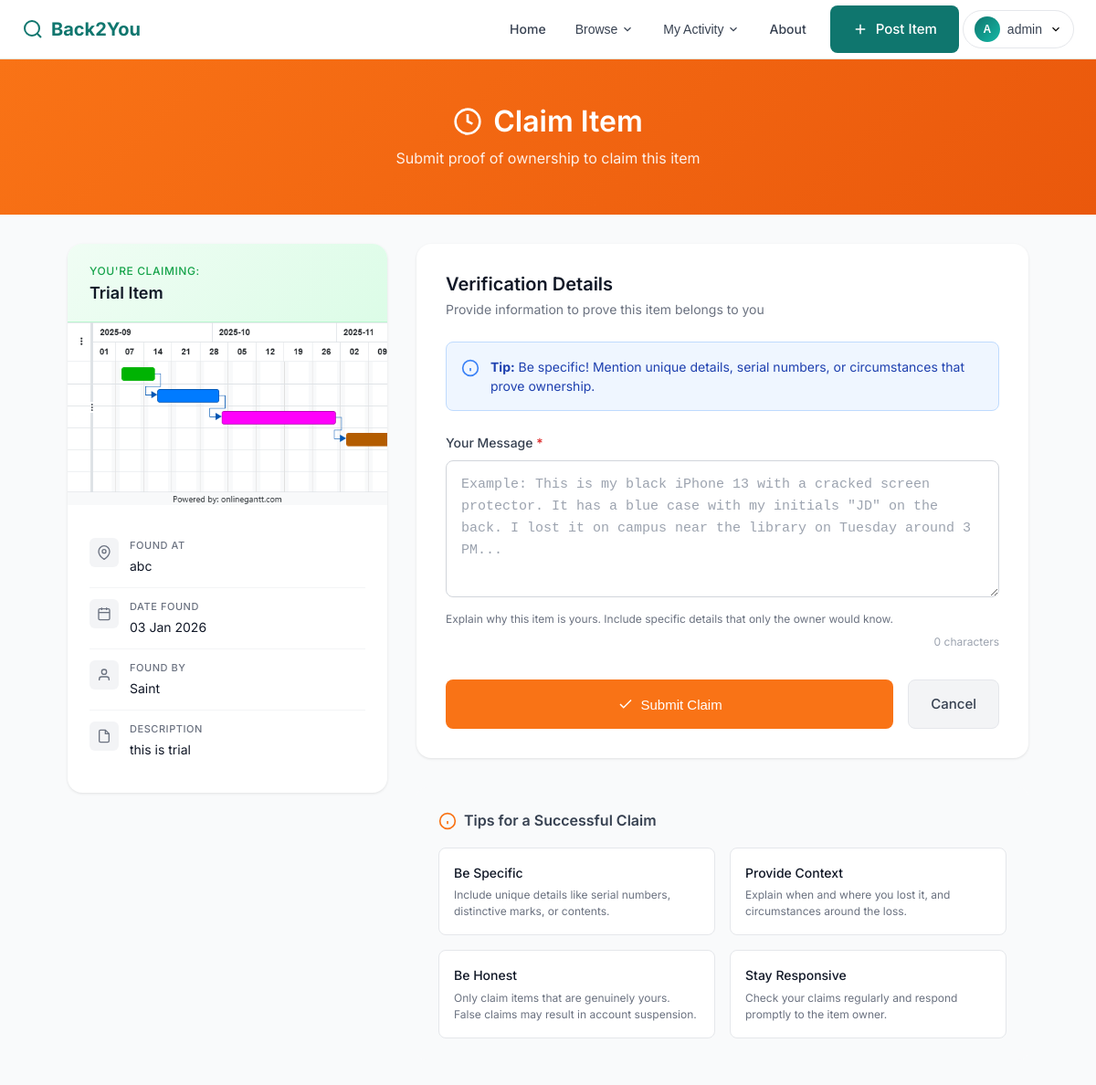
/items/claim/4/ (signed in), run on an earlier commit of the app's database.
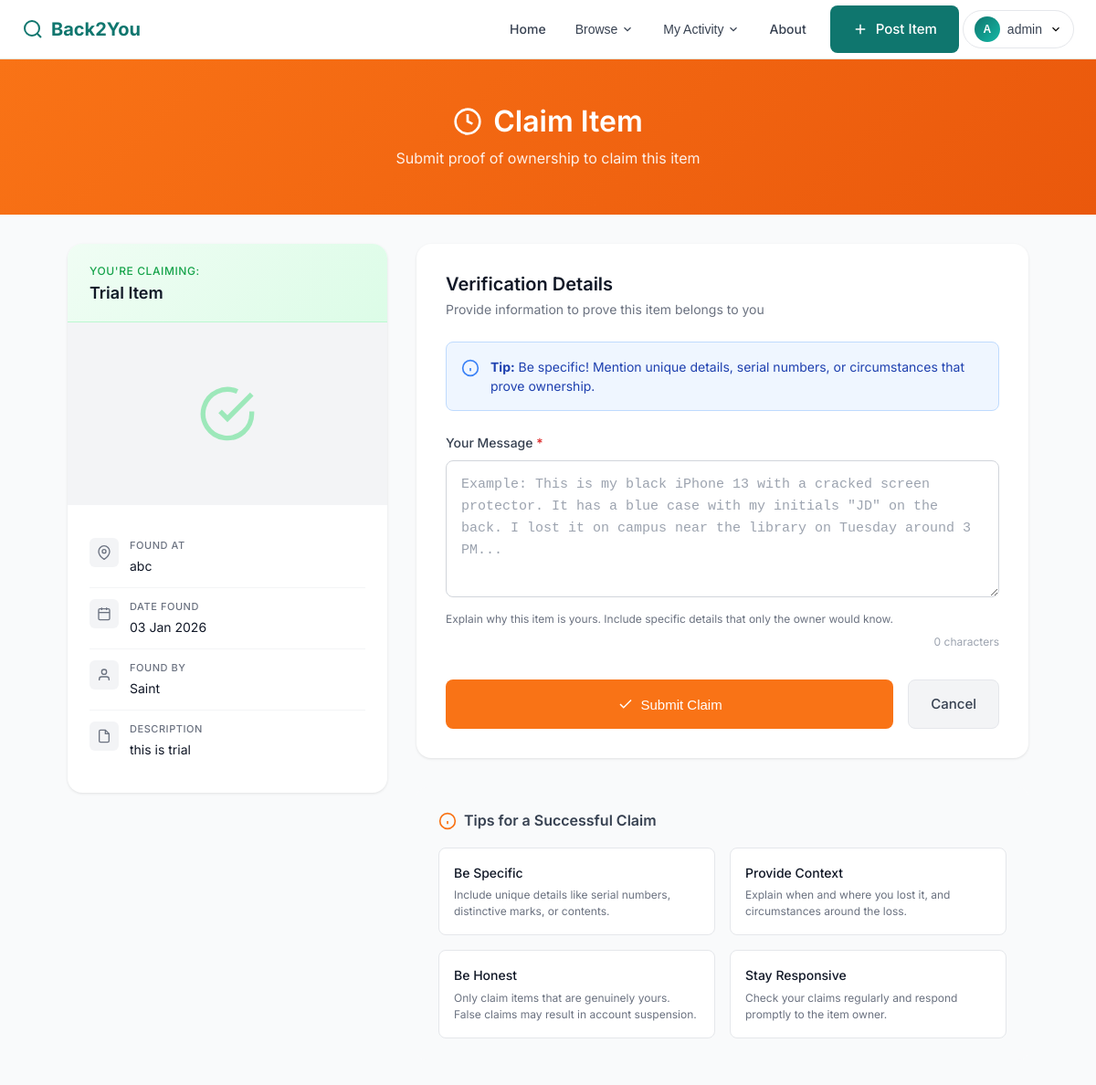
And on a later commit of the database.
### items/models.py (models this page shows, shortened)
class Item(models.Model):
    STATUS_CHOICES = (
        ('lost', 'Lost'),
        ('found', 'Found'),
        ('returned', 'Returned'),
    )
    title = models.CharField(max_length=200)
    description = models.TextField()
    location = models.CharField(max_length=200)
    date = models.DateField(auto_now_add=True)
    image = models.ImageField(upload_to='item_images/', blank=True, null=True)
    status = models.CharField(max_length=10, choices=STATUS_CHOICES)
    posted_by = models.ForeignKey(
        User,
        on_delete=models.CASCADE,
        related_name='items'
    )
    created_at = models.DateTimeField(auto_now_add=True)

### items/views.py (the view)
# urls.py: path('claim/<int:item_id>/', views.claim_item, name='claim_item'),
@login_required
def claim_item(request, item_id):
    item = get_object_or_404(Item, id=item_id)
    if item.posted_by == request.user:
        messages.error(request, "You cannot claim your own item.")
        return redirect('home')
    if request.method == 'POST':
        form = ClaimForm(request.POST)
        if form.is_valid():
            claim = form.save(commit=False)
            claim.item = item
            claim.claimant = request.user
            claim.save()
            return redirect('my_claims')
    else:
        form = ClaimForm()
    return render(request, 'claim_item.html', {
        'form': form,
        'item': item
    })

### items/forms.py
class ClaimForm(forms.ModelForm):
    class Meta:
        model = Claim
        fields = ['message']
        widgets = {
            'message': forms.Textarea(attrs={
                'placeholder': 'Describe proof of ownership...',
                'rows': 4
            })
        }

### templates/claim_item.html (shortened to what the changed rows need)
{% load static %}
<!DOCTYPE html>
<html lang="en">
<head>
    <link rel="stylesheet" href="{% static 'css/base.css' %}">
    <link rel="stylesheet" href="{% static 'css/claim_item.css' %}">
</head>
<body>
    <div class="page-header">
        <h1>
            <svg viewBox="0 0 24 24" fill="none" stroke="currentColor" stroke-width="2">
                <circle cx="12" cy="12" r="10"></circle>
                <polyline points="12 6 12 12 16 14"></polyline>
            </svg>
            Claim Item
        </h1>
    </div>
    <div class="main-content">
        <div class="content-grid">
            <div class="item-preview">
                <div class="preview-header">
                    <div class="preview-title">You're claiming:</div>
                    <h2>{{ item.title }}</h2>
                </div>
                <div class="item-image">
                    {% if item.image %}
                        <img src="{{ item.image.url }}" alt="{{ item.title }}">
                    {% else %}
                        <svg viewBox="0 0 24 24" fill="none" stroke="currentColor" stroke-width="2">
                            <path d="M22 11.08V12a10 10 0 1 1-5.93-9.14"></path>
                            <polyline points="22 4 12 14.01 9 11.01"></polyline>
                        </svg>
                    {% endif %}
                </div>
                <div class="item-details">
                    <div class="detail-row">
                        <div class="detail-content">
                            <div class="detail-label">Found At</div>
                            <div class="detail-value">{{ item.location }}</div>
                        </div>
                    </div>
                    <div class="detail-row">
                        <div class="detail-content">
                            <div class="detail-label">Date Found</div>
                            <div class="detail-value">{{ item.date|date:"d M Y" }}</div>
                        </div>
                    </div>
                    <div class="detail-row">
                        <div class="detail-content">
                            <div class="detail-label">Found By</div>
                            <div class="detail-value">{{ item.posted_by.username }}</div>
                        </div>
                    </div>
                    <div class="detail-row">
                        <div class="detail-content">
                            <div class="detail-label">Description</div>
                            <div class="detail-value">{{ item.description }}</div>
                        </div>
                    </div>
                </div>
            </div>
            <div>
                <div class="form-card">
                    <div class="form-header">
                        <h2>Verification Details</h2>
                    </div>
                </div>
            </div>
        </div>
    </div>
</body>
</html>

What changed in the data, as far as the page shows it:
changed Item "Trial Item": image: picture removed
